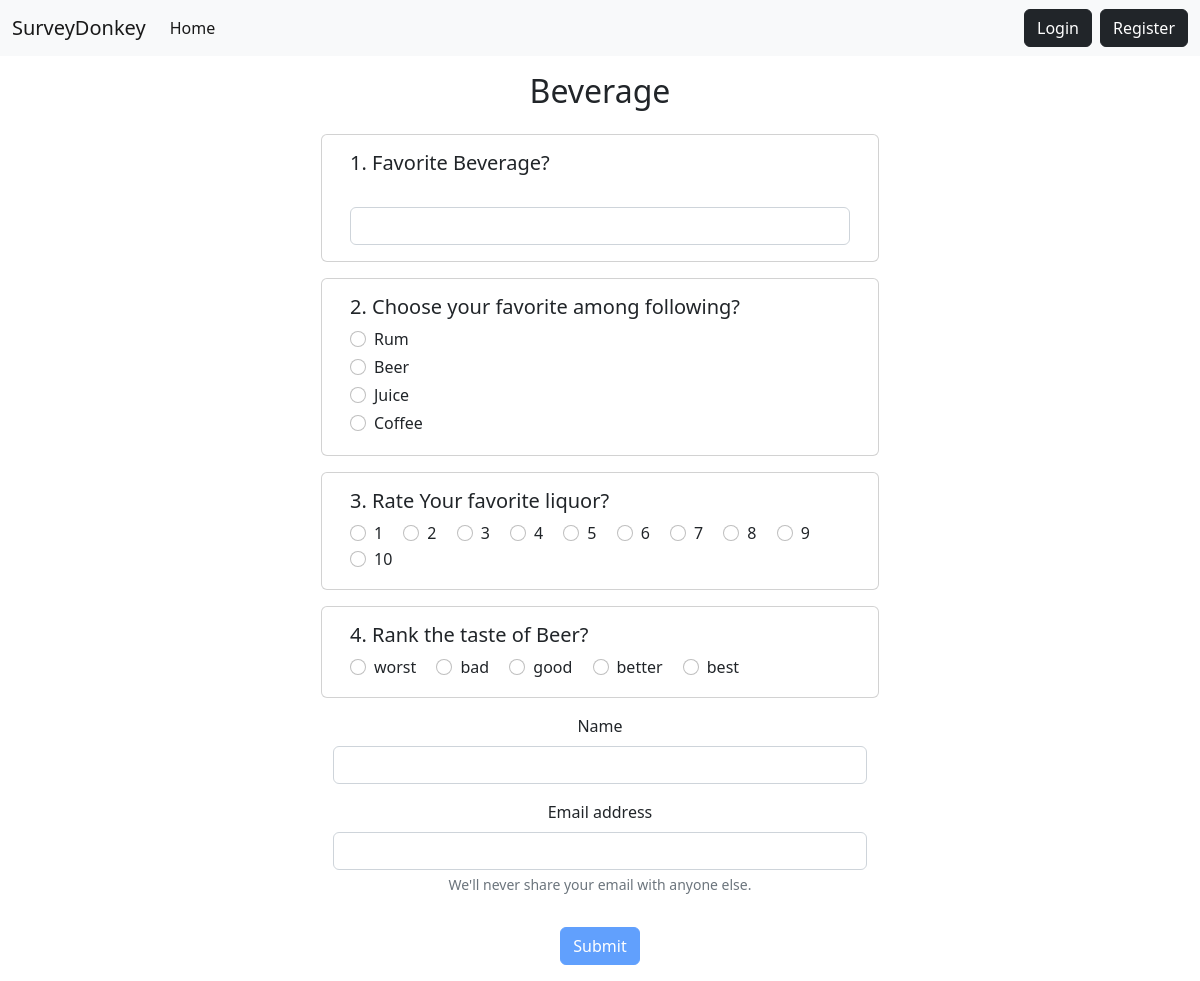
The app's page /give-survey/12/ with its own data.
### app/models.py (models this page shows)
class Survey(models.Model):
    name = models.CharField(max_length=100)
    questions = models.ManyToManyField('SurveyQuestion')
    user = models.ManyToManyField(User, blank = True)
    userEmail = models.ManyToManyField('UnregisteredUserEmail', blank = True)

class SurveyQuestion(models.Model):
    choices = [
        ("1", "Rating"),
        ("2", "Mcq"),
        ("3", "Ranking"),
        ("4", "Value Based"),
    ]
    question = models.CharField(max_length=100)
    type = models.CharField(max_length=50, choices=choices)
    option1 = models.CharField(max_length=100, null = True, blank = True)
    option2 = models.CharField(max_length=100, null = True, blank = True)
    option3 = models.CharField(max_length=100, null = True, blank = True)
    option4 = models.CharField(max_length=100, null = True, blank = True)
    answer = models.CharField(max_length=100, null = True, blank = True)

### app/views.py (the view, shortened to what this page needs)
# urls.py: path('give-survey/<int:pk>/', GiveSurvey.as_view(), name='give-survey'),
class GiveSurvey(View):
    def get(self, request, pk, *args, **kwargs):
        survey = Survey.objects.get(pk = pk)
        context = {
            "survey": survey,
            "ranking": ['worst', 'bad', 'good', 'better', 'best'],
        }
        print(context)
        return render(request, 'app/giveSurvey.html', context)

### app/templates/app/giveSurvey.html (shortened to what this page needs)
{% extends 'app/base.html' %} {% block content %}
<div class="container">
  <div class="row justify-content-center mt-3">
    <div class="col-md-6 col-sm-12 text-center">
      <h2>{{survey.name}}</h2>
    </div>
  </div>
  <form method="post" id="surveyForm">
    {% for question in survey.questions.all %}
    <div class="row justify-content-center my-3">
      <div class="card col-md-6 col-sm-12">
        <div class="card-body">
          <h5 class="card-title">
            {{ forloop.counter }}. {{ question.question }}
          </h5>
          {% if question.type == "1" %}
          {% for i in '0123456789'|make_list %}
          <div class="form-check form-check-inline">
            <input class="form-check-input" type="radio" name="{{ question.pk }}" id="{{ question.pk }}"
              value="{{forloop.counter}}" />
            <label class="form-check-label" for="inlineRadio{{forloop.counter}}">{{forloop.counter}}</label>
          </div>
          {% endfor %}
          {% endif %}
          {% if question.type == "2" %}
          <div class="form-check mb-1">
            <input class="form-check-input" type="radio" name="{{ question.pk }}" id="option1"
              value="{{ question.option1 }}" />
            <label class="form-check-label" for="option1">{{ question.option1 }}</label>
          </div>
          <div class="form-check mb-1">
            <input class="form-check-input" type="radio" name="{{ question.pk }}" id="option2"
              value="{{ question.option2 }}" />
            <label class="form-check-label" for="option2">{{ question.option2 }}</label>
          </div>
          <div class="form-check mb-1">
            <input class="form-check-input" type="radio" name="{{ question.pk }}" id="option3"
              value="{{ question.option3 }}" />
            <label class="form-check-label" for="option3">{{ question.option3 }}</label>
          </div>
          <div class="form-check mb-1">
            <input class="form-check-input" type="radio" name="{{ question.pk }}" id="option4"
              value="{{ question.option4 }}" />
            <label class="form-check-label" for="option4">{{ question.option4 }}</label>
          </div>
          {% endif %}
          {% if question.type == "3" %}
          {% for rank in ranking %}
          <div class="form-check form-check-inline">
            <input class="form-check-input" type="radio" name="{{ question.pk }}" id="rank{{ forloop.counter }}"
              value="{{ rank }}" />
            <label class="form-check-label" for="rank{{ forloop.counter }}">{{ rank }}</label>
          </div>
          {% endfor %}
          {% endif %}
          {% if question.type == "4" %}
          <div>
            <input type="text" class="form-control" id="valueBased" name="{{ question.pk }}" />
          </div>
          {% endif %}
        </div>
      </div>
    </div>
    {% endfor %}
    {% if not request.user.is_authenticated %}
    <div class="row justify-content-center mb-3">
      <div class="col-md-6 col-sm-12 text-center">
        <div class="mb-3">
          <label for="name" class="form-label">Name</label>
          <input type="text" class="form-control" id="name" name="name" aria-describedby="emailHelp" required>
        </div>
        <div class="mb-3">
          <label for="email" class="form-label">Email address</label>
          <input type="email" class="form-control" id="email" onChange="verifyEmail('{{ survey.pk }}')" name="email" value="" aria-describedby="emailHelp" required>
          <div id="emailHelp" class="form-text">We'll never share your email with anyone else.</div>
        </div>
      </div>
    </div>
    {% endif %}
    <div class="row justify-content-center mb-3">
      <div class="col-md-6 col-sm-12 text-center">
      {% if request.user.is_authenticated %}
        <button id="submitBtn" type="submit" class="btn btn-primary">Submit</button>
      {% else %}
        <button disabled id="submitBtn" type="submit" class="btn btn-primary">Submit</button>
      {% endif %}
      </div>
    </div>
</div>
{% endblock %}

### records on screen
Survey: name "Beverage"
SurveyQuestion: question "Favorite Beverage?"
SurveyQuestion: question "Choose your favorite among following?", option1 "Rum", option2 "Beer", option3 "Juice", option4 "Coffee"
SurveyQuestion: question "Rate Your favorite liquor?"
SurveyQuestion: question "Rank the taste of Beer?", ranking "worst" "bad" "good" "better" "best"
